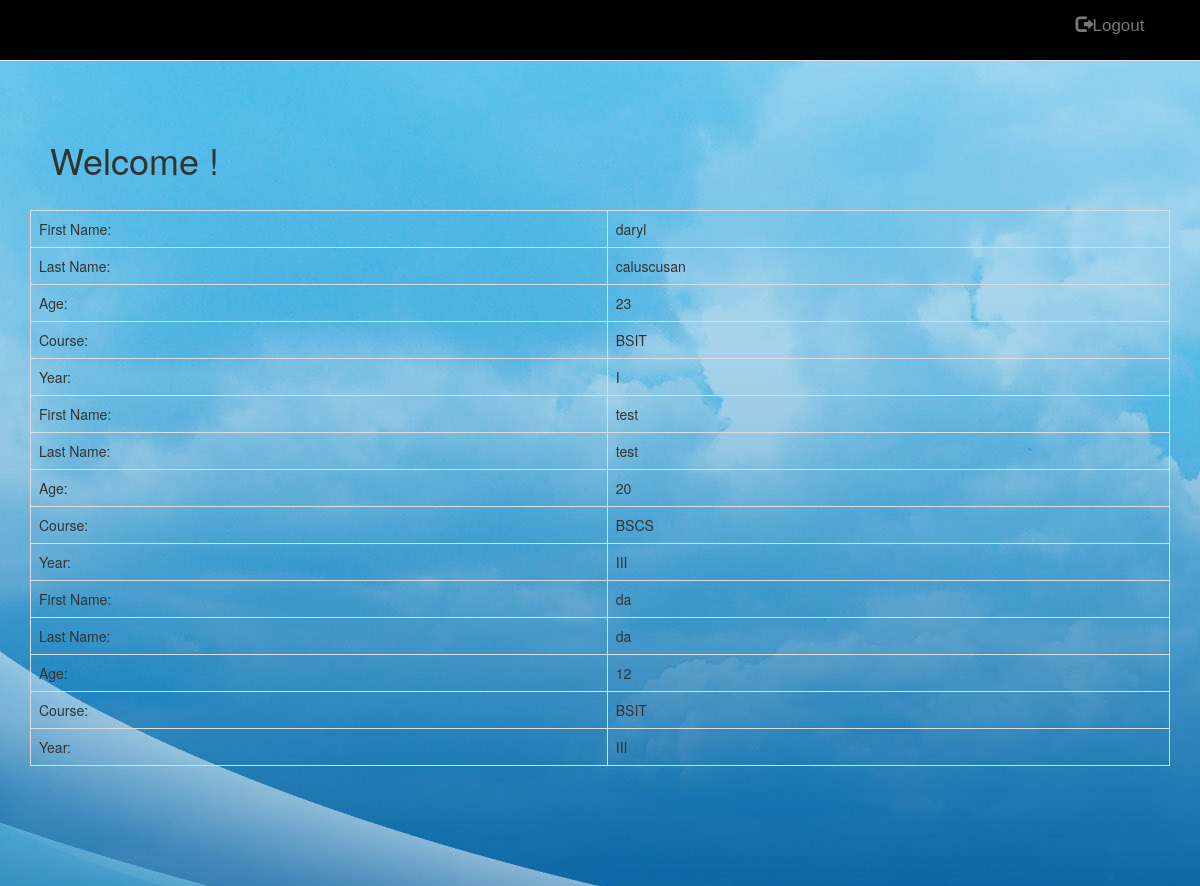
The app's page /user/index.php with its own data.
### tables this page shows
CREATE TABLE IF NOT EXISTS `user` (
  `user_id` int(11) NOT NULL AUTO_INCREMENT,
  `type_id` int(11) NOT NULL,
  `lname` varchar(50) NOT NULL,
  `fname` varchar(50) NOT NULL,
  `mname` varchar(50) NOT NULL,
  `age` int(11) NOT NULL,
  `course` varchar(50) NOT NULL,
  `year_level` varchar(10) NOT NULL,
  `department` varchar(50) NOT NULL,
  `username` varchar(255) NOT NULL,
  `password` varchar(255) NOT NULL,
  `terms` int(11) NOT NULL,
  `gender` varchar(10) DEFAULT NULL,
  PRIMARY KEY (`user_id`)
);

### user/index.php (the view, shortened to what this page needs)
<?php
include '../inc/database.php';
include '../inc/header.php';
include '../inc/nav2.php';
$username = $_SESSION['n'];
$query = "SELECT * FROM user where username LIKE '%$username%'";
$result = $db->query($query);
?>
<div class="row">
	<div class="col-sm-12 col-md-12">
		<h1 style="padding: 20px;">Welcome <?php echo $_SESSION['n'];?>!</h1>
		<table class="table table-bordered">
		   <?php while($rows = $result->fetch()){?>
				<tr>
					<td>First Name: </td>
					<td><?php echo $rows['fname'];?></td>
				</tr>
				<tr>
					<td>Last Name: </td>
					<td><?php echo $rows['lname'];?></td>
				</tr>
				<tr>
					<td>Age: </td>
					<td><?php echo $rows['age'];?></td>
				</tr>
				<tr>
					<td>Course: </td>
					<td><?php echo $rows['course'];?></td>
				</tr>
				<tr>
					<td>Year: </td>
					<td><?php echo $rows['year_level'];?></td>
				</tr>
		   <?php }?>
		</table>
	</div>
</div>
<?php include '../inc/footer.php';?>

### CSS/Layout.css (style rules this page uses)
body { margin:0; padding:0; background-image:url(../pictures/image.jpg); }
h1 { margin:0; font-family:Arial, Helvetica, sans-serif; color:#000; font-weight: lighter; }

### records on screen
user: fname "daryl", lname "caluscusan", age "23", course "BSIT", year_level "I"
user: fname "test", lname "test", age "20", course "BSCS", year_level "III"
user: fname "da", lname "da", age "12", course "BSIT", year_level "III"
